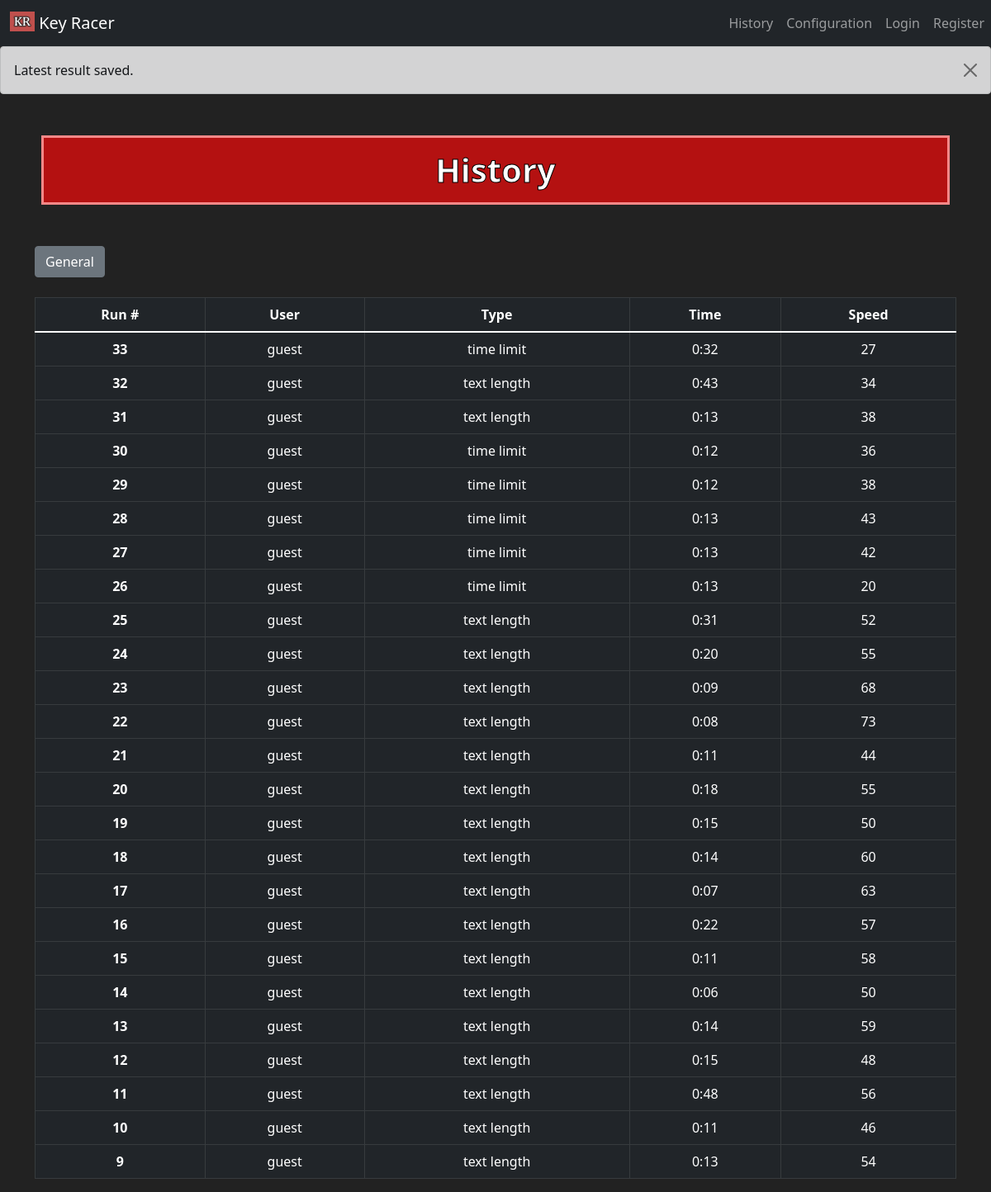
Before: /history with the older database file.
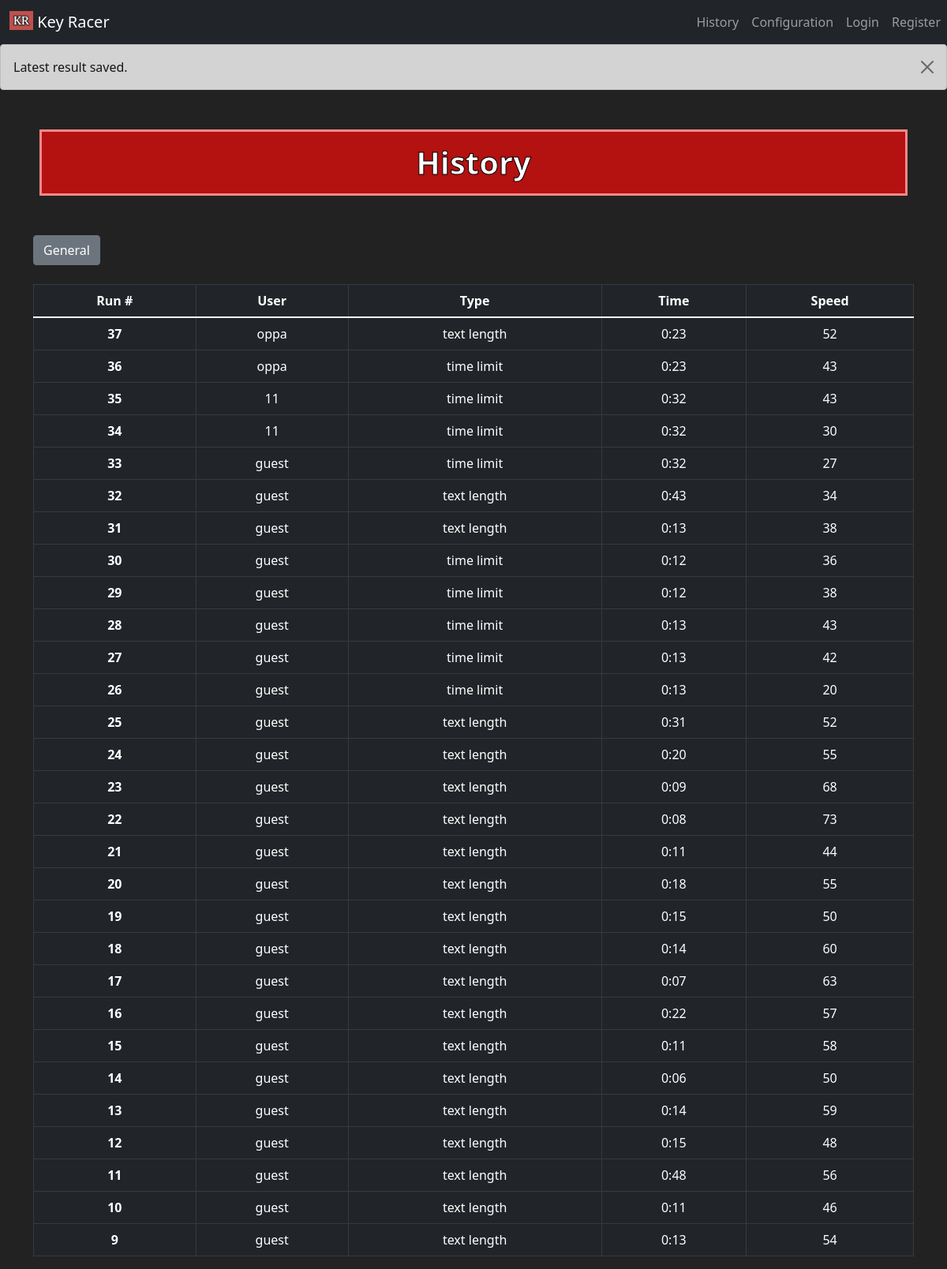
After: the same page with the newer database file.
### tables this page shows
CREATE TABLE runs (id INTEGER PRIMARY KEY AUTOINCREMENT NOT NULL, minutes INTEGER, seconds INTEGER, speed INTEGER, configuration TEXT NOT NULL, user TEXT);

### app.py (the view)
@app.route("/history", methods=["GET"])
def history():
    runs = []
    user_runs = []
    user = ""
    with sqlite3.connect('typer.db') as con:
        cur = con.cursor()
        if 'user_id' in session:
            user_runs = cur.execute('SELECT * FROM runs WHERE user = ?', (session['user_id'], ))
            user = "user"
        else:
            user = "guest"
        runs = cur.execute('SELECT * FROM runs')
        con.commit()
    flash("Latest result saved.")
    return render_template("history.html", user=user, user_runs=user_runs, runs=runs)

### templates/history.html (shortened to what this page needs)
{% extends "layout.html" %}
{% block content %}
    <h1>History</h1>
    <div class="container">
        <div class="row justify-content-start">
            <div class="col-4">
                <button type="button" class="btn btn-secondary">General</button>
            </div>
            <div class="col-4">
            </div>
        </div>
    </div>
    <br>
    <div class="container">
        <div class="col align-self-center">
            <table class="text-center table table-dark table-hover talbe-striped table-bordered">
                <thead>
                    <th scope="col">Run #</th>
                    <th scope="col">User</th>
                    <th scope="col">Type</th>
                    <th scope="col">Time</th>
                    <th scope="col">Speed</th>
                </thead>
                <tbody class="table-group-divider">
                    {% for run in runs | reverse %}
                    <tr>
                        <th scope="row">{{ run[0] }}</th>
                        <td>{{ run[5] }}</td>
                        <td>{{ run[4] }}</td>
                        {% if run[2] < 10 %}
                        <td>{{ run[1] }}:0{{ run[2] }}</td>
                        {% else %}
                        <td>{{ run[1] }}:{{ run[2] }}</td>
                        {% endif %}
                        <td>{{ run[3] }}</td>
                    </tr>
                    {% endfor %}
                </tbody>
            </table>
        </div>
    </div>
{% endblock %}

### templates/layout.html (shortened to what this page needs)
<!DOCTYPE html>
<html lang="en">
<head>
    <link href="https://cdn.jsdelivr.net/npm/bootstrap@5.1.3/dist/css/bootstrap.min.css" rel="stylesheet">
    <link rel="stylesheet" href="/static/styles.css">
</head>
<body style="background-color:rgb(18,18,18,.93); color:white;">
    <nav class="navbar navbar-expand-lg navbar-dark bg-dark">
        <div class="container-fluid">
            <a class="navbar-brand" href="/">
                <img src="/static/logo1.PNG" alt="" width="30" height="24" class="d-inline-block align-text-top">
                Key Racer
            </a>
        </div>
        <div class="collapse navbar-collapse" id="navbarNav">
            <div class="navbar-nav">
                    <a class="nav-link" aria-current="page" href="/history">History</a>
                    <a class="nav-link" aria-current="page" href="/">Configuration</a>
                    {% if user == "user" %}
                        <a class="nav-link" aria-current="page" href="/logout">Logout</a>
                    {% else %}
                        <a class="nav-link" aria-current="page" href="/login">Login</a>
                        <a class="nav-link" aria-current="page" href="/register">Register</a>
                    {% endif %}
            </div>
        </div>
    </nav>
    {% with messages = get_flashed_messages() %}
        {% if messages %}
            <div class="alert alert-dark alert-dismissible fade show" role="alert">
                {% for message in messages %}
                    {{ message }}
                {% endfor %}
                <button type="button" class="btn-close" data-bs-dismiss="alert" aria-label="Close"></button>
            </div>
        {% endif %}
    {% endwith %}
    {% block content %}{% endblock %}
</body>
</html>

### static/styles.css (style rules this page uses)
h1 { color: white; -webkit-text-stroke-width: 1px; -webkit-text-stroke-color: black; text-align: center; border: 3px solid rgb(248, 136, 136); background-color: rgb(180, 17, 17); margin-top: 30px; margin: 50px; padding: 15px; font-weight: bold; }

Changed rows visible on the page:
added runs: id "37", user "oppa", configuration "text length", minutes "0", seconds "23", speed "52"
added runs: id "36", user "oppa", configuration "time limit", minutes "0", seconds "23", speed "43"
added runs: id "35", user "11", configuration "time limit", minutes "0", seconds "32", speed "43"
added runs: id "34", user "11", configuration "time limit", minutes "0", seconds "32", speed "30"
